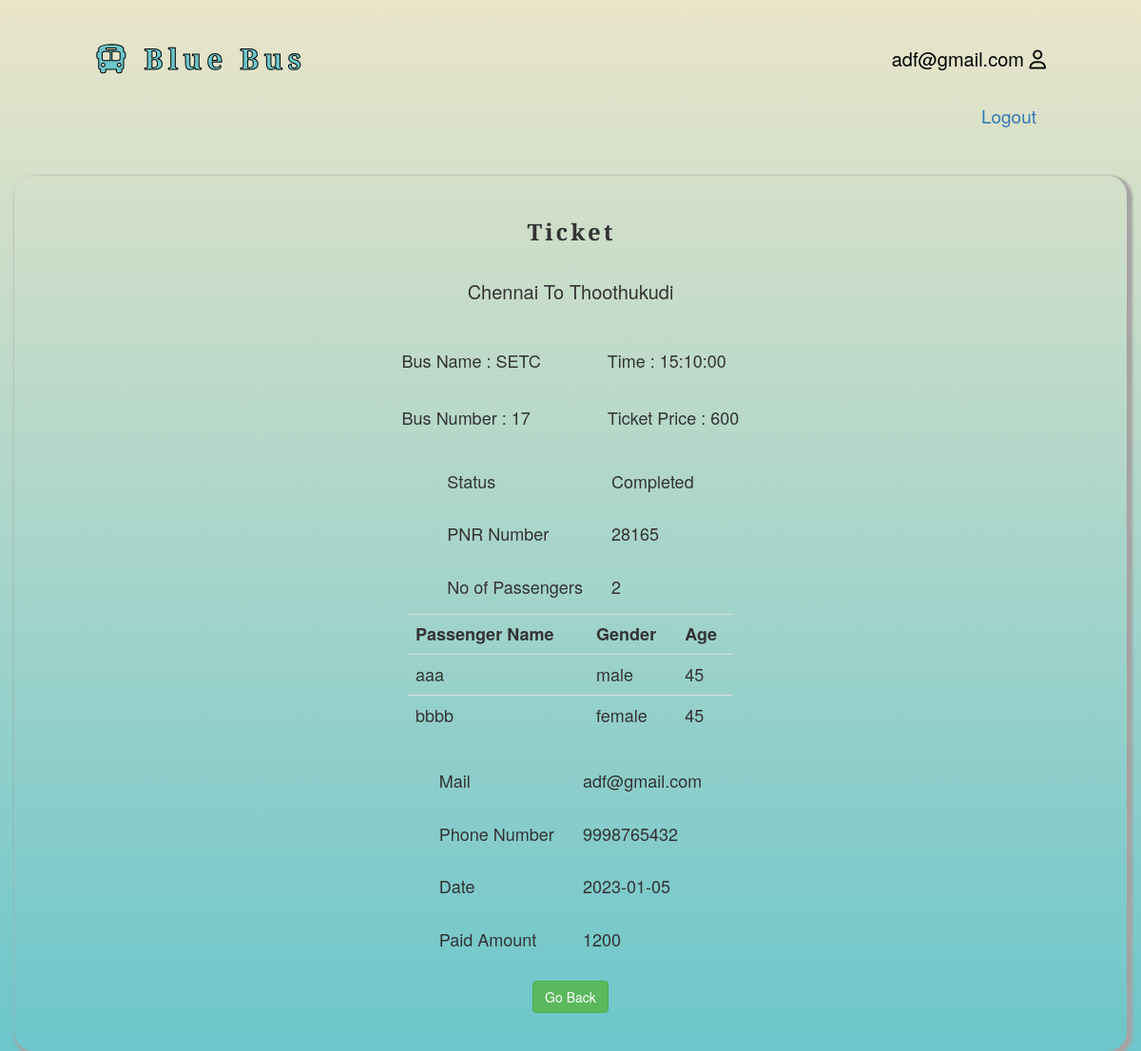
The page /Transport/webpages/view_ticket.php?pnr=28165 (signed in) on the database its author committed.
### tables this page shows
CREATE TABLE `tickets` (
  `bus_name` varchar(20) NOT NULL,
  `bus_number` int(5) NOT NULL,
  `from_place` varchar(20) NOT NULL,
  `to_place` varchar(20) NOT NULL,
  `time` time NOT NULL,
  `amount_paid` int(5) NOT NULL,
  `status` varchar(20) NOT NULL,
  `no_of_passengers` int(100) NOT NULL,
  `mail` varchar(30) NOT NULL,
  `phone_number` bigint(10) NOT NULL,
  `date` date NOT NULL,
  `pnr` int(5) NOT NULL
);

CREATE TABLE `passengers` (
  `passenger_name` varchar(20) NOT NULL,
  `gender` varchar(10) NOT NULL,
  `age` int(3) NOT NULL,
  `pnr` int(10) NOT NULL
);

### Transport/webpages/view_ticket.php (the view, shortened to what this page needs)
<?php
include('connect.php');
if(!isset($_SESSION['mail']))
{
    header("location:./index.php");
}
else{
    if(isset($_SESSION["pnr"]))
    {
        $pnr = $_SESSION["pnr"];
        unset($_SESSION["pnr"]);
    }
    elseif(isset($_GET["pnr"]))
    {
        $pnr = $_GET["pnr"];
    }
    else{
        header('location:../pnr_check.php');
    }
    $sql = "SELECT * FROM tickets WHERE pnr=$pnr";
    $result = mysqli_query($conn, $sql);
    if($result)
    {
    while($row = mysqli_fetch_assoc($result))
    {
        $bus_name = $row["bus_name"];
        $bus_number = $row["bus_number"];
        $from_place = $row["from_place"];
        $to_place = $row["to_place"];
        $time = $row["time"];
        $amount_paid = $row["amount_paid"];
        $status = $row["status"];
        $no_of_passengers = $row["no_of_passengers"];
        $phone_number = $row["phone_number"];
        $date = $row["date"];
        $pnr = $row["pnr"];
        $ticket_price = $amount_paid/$no_of_passengers;
    }
   }
}
?>
<!DOCTYPE html>
<html lang="en">
<head>
    <link rel="stylesheet" href="../Bootstrap/bootstrap-3.4.1-dist/css/bootstrap.min.css">
    <link rel="stylesheet" href="../https://cdn.jsdelivr.net/npm/bootstrap@3.3.7/dist/css/bootstrap.min.css">
    <link rel="stylesheet" href="../style.css">
    <link rel="stylesheet" href="../https://cdnjs.cloudflare.com/ajax/libs/font-awesome/6.2.1/css/all.min.css" />
    <link rel="stylesheet" href="../https://cdnjs.cloudflare.com/ajax/libs/font-awesome/6.2.1/css/fontawesome.min.css" />
    <link rel="stylesheet" href="../fontawesome-free-6.2.1-web/css/all.min.css">
    <link rel="stylesheet" href="../fontawesome-free-6.2.1-web/css/fontawesome.min.css">
    <link rel="stylesheet" href="../style.css">
</head>
<body>
    <div class="navigation">
    <nav class="navbar navbar-default navbar-static-top navigation" >
        <div class="navbar-header">
            <a href="#" class="navbar-brand head-letter" style="padding-left: 100px;"><h3><i class="fa-solid fa-bus"></i> Blue Bus</h3></a>
        </div>
        <div class="collapse navbar-collapse" id="mynavbar" style="margin-top: 27px;">
        <ul class="nav navbar-nav navbar-right">
            <li><a href="" style="color: black;"><?php echo $_SESSION["mail"]; ?> <i class="fa-regular fa-user"></i></a></li>
        </ul>
        </div>
        </nav>
        <div align="right" style="margin-right: 60px;font-size:19px;">
        <a href="../logout.php" >Logout</a>
        </div>
    </div>
    <div class="container" align="center" style="font-size: 18px;"><br>
        <h3 class="form-head">Ticket</h3><br>
        <div class="bus_info" style="font-size: 18px;">
        <p style="font-size: 20px;"><?php echo $from_place;?>  To  <?php echo $to_place;?></p>
        <div class="bus-info-tab">
        <table>
            <tr>
                <td>Bus Name : <?php echo $bus_name;?></td>
                <td>Time : <?php echo $time;?></td>
            </tr>
            <tr>
                <td>Bus Number : <?php echo $bus_number;?></td>
                <td>Ticket Price : <?php echo $ticket_price;?></td>
            </tr>
        </table>
        </div><br>
        <table>
            <tr>
                <td>Status</td>
                <td><?php echo $status;?></td>
            </tr>
            <tr>
                <td>PNR Number</td>
                <td><?php echo $pnr;?></td>
            </tr>
            <tr>
                <td>No of Passengers</td>
                <td><?php echo $no_of_passengers;?></td>
            </tr>
        </table>
        <?php
    $pnr = $pnr;
    echo "
    <table class='table table-responsive' align='center' style='width:30%'>
    <tr>
    <th>Passenger Name</th>
    <th>Gender</th>
    <th>Age</th>
    </tr>";
    function display($passenger_name, $gender, $age)
    {
        echo"
        <tr>
        <td>$passenger_name</td>
        <td>$gender</td>
        <td>$age</td>
        </tr>";
    }
    $sql = "SELECT * FROM passengers WHERE pnr=$pnr";
    $result = mysqli_query($conn, $sql);
    if($result)
    {
        while($row = mysqli_fetch_assoc($result))
        {
        display($row["passenger_name"], $row["gender"], $row["age"], $pnr);
     }
    }
    else{
        echo mysqli_error($conn);
    }
    ?></table>
        <table>
            <tr>
                <td>Mail</td>
                <td><?php echo $_SESSION["mail"];?></td>
            </tr>
            <tr>
                <td>Phone Number</td>
                <td><?php echo $phone_number;?></td>
            </tr>
            <tr>
                <td>Date</td>
                <td><?php echo $date;?></td>
            </tr>
            <tr>
                <td>Paid Amount</td>
                <td><?php echo $amount_paid;?></td>
            </tr>
            <tr align="center">
                <td colspan="2"><a href="../mybookings.php" class="btn btn-success">Go Back</a></td>
            </tr>
        </table><br>
        </div>
</div>
</body>
</html>

### Transport/style.css (style rules this page uses)
* { margin:0; padding:0; }
body { background-image: linear-gradient(#eae5c9,#6cc6cb); background-repeat: no-repeat; background-size: 100% 100%; width: 100%; height: 100vh; }
.container { margin-top:50px; border-radius: 20px; box-shadow: 3px 3px 3px 3px #a6a3a2; }
.head-letter { font-family: 'Playfair Display SC', serif; }
.head-letter h3 { font-size:30px; -webkit-text-stroke: 1px black; -webkit-text-fill-color: #6cc6cb; letter-spacing: 5px; font-weight: bolder; }
.form-head { font-family: 'Bitter', serif; margin-left: 2px; font-style: bold; letter-spacing: 3px; font-weight: 900; }
.navigation { background-color: transparent; padding-right: 50px; padding-top:5px; border-bottom: none; }
ul li { background-color: transparent; font-size: 20px; }
.bus-info-tab td { padding:35px; padding-bottom:0px; }

### Transport/webpages/view_ticket.php (style rules this page uses)
body { background-color: #6cc6cb; background-repeat: no-repeat; background-size: cover; width: 100%; height: 100%; }
.container { margin-top: 50px; }
td { display: table-cell; padding: 15px; }
.bus-info-tab td { padding:35px; padding-bottom:0px; }

### rows shown on the page
tickets: from_place "Chennai", to_place "Thoothukudi", bus_name "SETC", time "15:10:00", bus_number "17", ticket_price "600", status "Completed", pnr "28165", no_of_passengers "2", phone_number "9998765432", date "2023-01-05", amount_paid "1200"
passengers: passenger_name "aaa", gender "male", age "45"
passengers: passenger_name "bbbb", gender "female", age "45"

### other values the page prints
$_SESSION["mail"] "adf@gmail.com"
